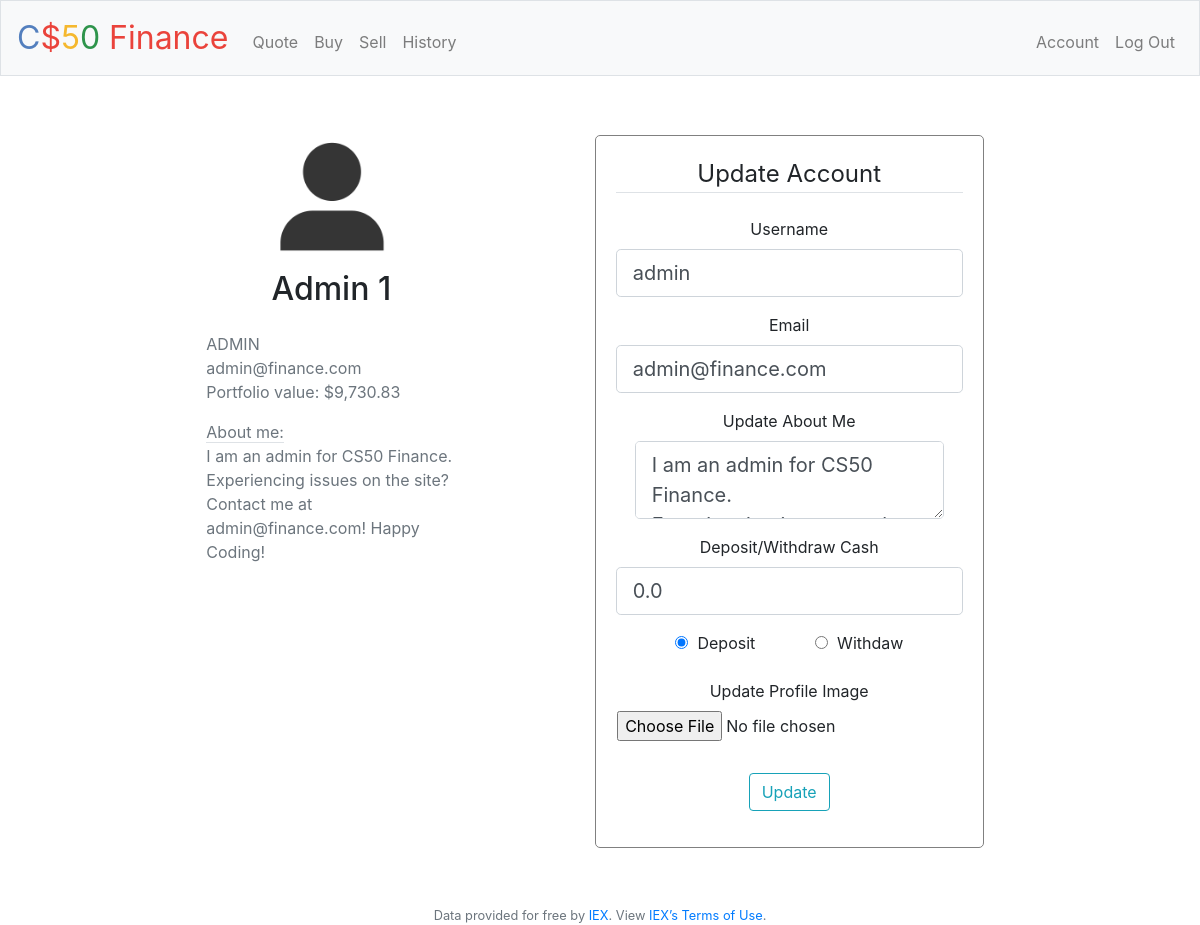
The page /account/admin (signed in) on the database as committed earlier.
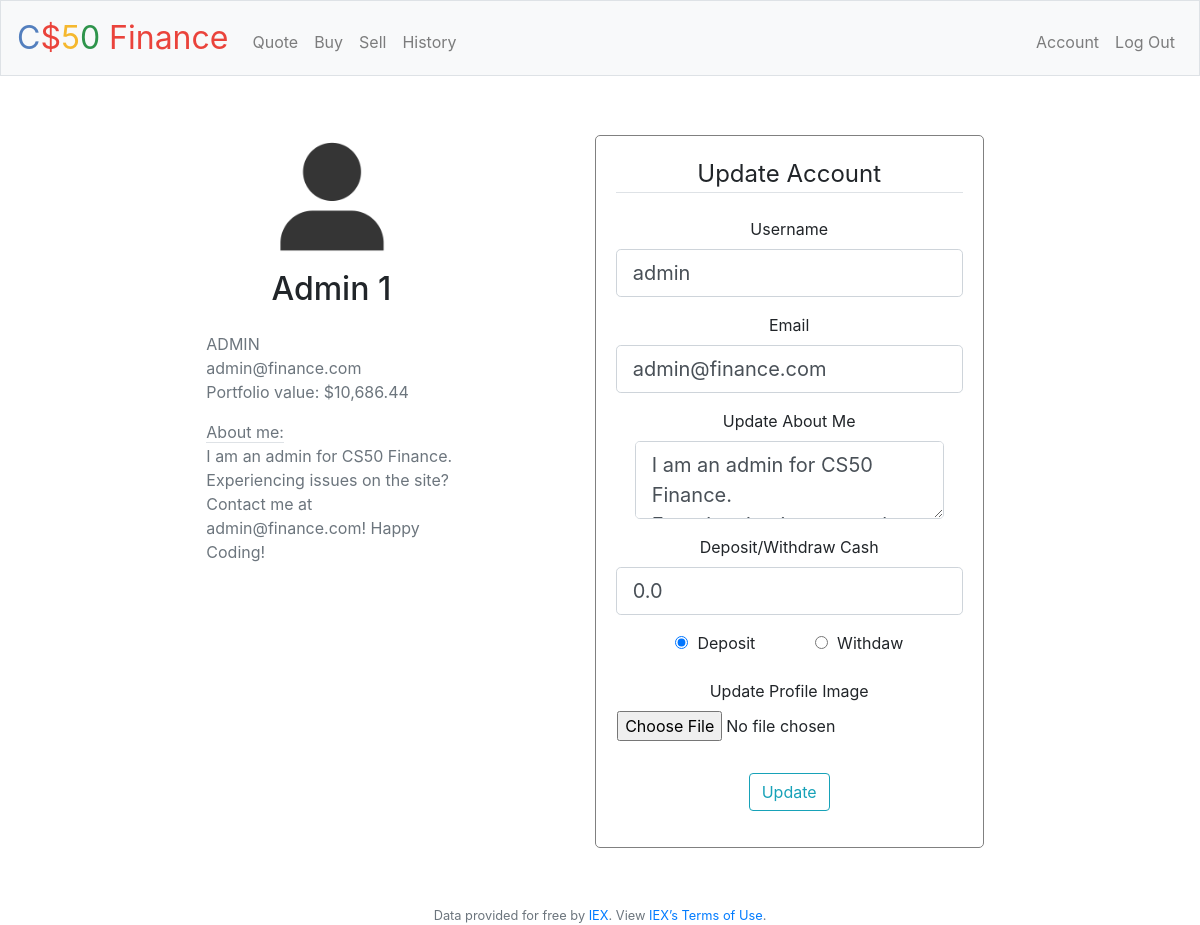
The same page on the database as committed later.
### webapp/users/models.py (models this page shows, shortened)
class User(db.Model, UserMixin):
    __tablename__ = 'user'
    id = db.Column(db.Integer, primary_key=True)
    first_name = db.Column(db.String(30))
    last_name = db.Column(db.String(255))
    username = db.Column(db.String(20), unique=True, nullable=False)
    email = db.Column(db.String(120), unique=True, nullable=False)
    password = db.Column(db.String(60), nullable=False)
    image_file = db.Column(db.String(20), nullable=False, default='default.png')
    bio = db.Column(db.TEXT, default='')
    created_on = db.Column(db.DateTime, nullable=False, default=datetime.utcnow)
    last_online = db.Column(db.DateTime, nullable=False, default=datetime.utcnow)
    starting_cash = db.Column(db.Float, nullable=False)
    cash = db.Column(db.Float, default=0.00)
    portfolio_value = db.Column(db.Float, default=0.00)
    portfolio_size = db.Column(db.Integer, nullable=False, default=0)
    num_buys = db.Column(db.Integer, nullable=False, default=0)
    num_sales = db.Column(db.Integer, nullable=False, default=0)
    num_equal_sales = db.Column(db.Integer, nullable=False, default=0)
    num_positive_sales = db.Column(db.Integer, nullable=False, default=0)
    num_negative_sales = db.Column(db.Integer, nullable=False, default=0)
    last_buy = db.Column(db.DateTime)
    last_sale = db.Column(db.DateTime)
    status = db.Column(db.Boolean, nullable=False, server_default='1')
    access = db.Column(db.Integer, nullable=False, default=1)
    roles = db.relationship('Role', secondary='user_roles')
    shares = db.relationship('Share', backref='owner', lazy=True)
    transactions = db.relationship('Transaction', backref='user', lazy=True)

### webapp/users/routes.py (the view)
@users.route("/account/<string:username>", methods=['GET', 'POST'])
@login_required
def account(username):
    form = UpdateAccountForm()
    user = User.query.filter_by(username=username).first()
    if form.validate_on_submit():
        if form.image.data:
            image_file = save_image(form.image.data)
            current_user.image_file = image_file
        current_user.username = form.username.data
        current_user.email = form.email.data
        current_user.bio = form.bio.data
        if request.form['cash_option'] == 'deposit':
            current_user.cash += form.cash.data
        else:
            current_user.cash -= form.cash.data
        db.session.commit()
        flash('Your account has been updated!', 'success')
        return redirect(url_for('users.account', user=user))
    elif request.method == 'GET':
        form.username.data = current_user.username
        form.email.data = current_user.email
        form.bio.data = current_user.bio
        form.cash.data = 0.0
    image_file = url_for('static', filename=f'profile_pics/{current_user.image_file}')
    return render_template('account.html', title='Account', image_file=image_file, form=form, user=user)

### webapp/users/forms.py (shortened to what this page needs)
class UpdateAccountForm(FlaskForm):
    username = StringField('Username',
                           validators=[Length(min=2, max=20)])
    email = StringField('Email',
                        validators=[Email()])
    bio = TextAreaField('Update About Me')
    cash = FloatField('Deposit/Withdraw Cash')
    image = FileField('Update Profile Image', validators=[FileAllowed(['jpg', 'jpeg', 'png'])])
    submit = SubmitField('Update')

### webapp/users/models.py (called while the page is built)
@login_manager.user_loader
def load_user(user_id):
    return User.query.get(int(user_id))

### webapp/templates/account.html (shortened to what this page needs)
{% extends "layout.html" %}
{% block main %}
    <div class="account">
        <div class="account-info">
            <img class="rounded-circle account-img" src="{{ image_file }}">
            <div class="media-body">
                <h2 class="account-heading mb-4">{{ user.first_name }} {{ user.last_name }} </h2>
                <div class="user-info">
                    <p class="text-secondary">
                        {{ user.username.upper() }} <br>
                        {{ user.email }}<br>
                        Portfolio value: {{ '${:,.2f}'.format(user.cash + user.portfolio_value) }}
                    </p>
                </div>
                <div class="user-bio">
                    <p class="text-secondary">
                        <span class="border-bottom mb-4">About me:</span><br>
                        {{ user.bio }}
                    </p>
                </div>
            </div>
        </div>
        {% if current_user.username == user.username %}
            <div class="account-update-form">
                <form action="" method="post" enctype="multipart/form-data">
                    <fieldset class="form-group">
                        <legend class="border-bottom mb-4">Update Account</legend>
                        <div class="form-group">
                            {{ form.username.label(class="form-control-label") }}
                            {% if form.username.errors %}
                                {{ form.username(class="form-control form-control-lg is-invalid") }}
                                <div class="invalid-feedback">
                                    {% for error in form.username.errors %}
                                        <span>{{ error }}</span>
                                    {% endfor %}
                                </div>
                            {% else %}
                                {{ form.username(class="form-control form-control-lg") }}
                            {% endif %}
                        </div>
                        <div class="form-group">
                            {{ form.email.label(class="form-control-label") }}
                            {% if form.email.errors %}
                                {{ form.email(class="form-control form-control-lg is-invalid") }}
                                <div class="invalid-feedback">
                                    {% for error in form.email.errors %}
                                        <span>{{ error }}</span>
                                    {% endfor %}
                                </div>
                            {% else %}
                                {{ form.email(class="form-control form-control-lg") }}
                            {% endif %}
                        </div>
                        <div class="form-group">
                            {{ form.bio.label(class="form-control-label") }}
                            {% if form.bio.errors %}
                                {{ form.bio(class="form-control form-control-lg is-invalid") }}
                                <div class="invalid-feedback">
                                    {% for error in form.bio.errors %}
                                        <span>{{ error }}</span>
                                    {% endfor %}
                                </div>
                            {% else %}
                                {{ form.bio(class="form-control form-control-lg") }}
                            {% endif %}
                        </div>
                        <div class="form-group account-cash-update">
                            <div class="form-group">
                                {{ form.cash.label(class="form-control-label") }}
                                {{ form.cash(class="form-control form-control-lg") }}
                            </div>
                            <div class="input-group">
                                <div class="input-group-option">
                                    <input type="radio" id="deposit" name="cash_option" value="deposit" checked>
                                    <label for="deposit">Deposit</label>
                                </div>
                                <div class="input-group-option">
                                    <input type="radio" id="withdraw" name="cash_option" value="withdraw">
                                    <label for="withdraw">Withdaw</label>
                                </div>
                            </div>
                        </div>
                        <div class="form-group">
                            {{ form.image.label() }}
                            {{ form.image(class="form-control-file", id="account-update-img") }}
                        </div>
                    </fieldset>
                    <div class="form-group">
                        {{ form.submit(class="btn btn-outline-info") }}
                    </div>
                </form>
            </div>
        {% endif %}
    </div>
{% endblock main %}

### webapp/templates/layout.html (shortened to what this page needs)
<!DOCTYPE html>
<html lang="en">
    <head>
        <link href="https://maxcdn.bootstrapcdn.com/bootstrap/4.1.3/css/bootstrap.min.css" rel="stylesheet">
        <link href="{{ url_for('static', filename='css/styles.css') }}" rel="stylesheet">
    </head>
    <body>
        <nav class="navbar navbar-expand-md navbar-light bg-light border">
            <a class="navbar-brand" href="/"><span class="blue">C</span><span class="red">$</span><span class="yellow">5</span><span class="green">0</span> <span class="red">Finance</span></a>
            <div class="collapse navbar-collapse" id="navbar">
                {% if current_user.is_authenticated %}
                    <ul class="navbar-nav mr-auto mt-2">
                        <li class="nav-item"><a class="nav-link" href="{{ url_for('main.quote') }}">Quote</a></li>
                        <li class="nav-item"><a class="nav-link" href="{{ url_for('transactions.buy') }}">Buy</a></li>
                        <li class="nav-item"><a class="nav-link" href="{{ url_for('transactions.sell') }}">Sell</a></li>
                        <li class="nav-item"><a class="nav-link" href="{{ url_for('transactions.history') }}">History</a></li>
                    </ul>
                    <ul class="navbar-nav ml-auto mt-2">
                        <li class="nav-item"><a class="nav-link" href="{{ url_for('users.account', username=current_user.username) }}">Account</a></li>
                        <li class="nav-item"><a class="nav-link" href="{{ url_for('users.logout') }}">Log Out</a></li>
                    </ul>
                {% else %}
                    <ul class="navbar-nav ml-auto mt-2">
                        <li class="nav-item"><a class="nav-link" href="{{ url_for('users.register') }}">Register</a></li>
                        <li class="nav-item"><a class="nav-link" href="{{ url_for('users.login') }}">Log In</a></li>
                    </ul>
                {% endif %}
            </div>
        </nav>
        <main class="container p-5">
            <div class="row">
                <div class="col-md-8">
                </div>
            </div>
            {% block main %}{% endblock %}
        </main>
        <footer class="small text-center text-muted">
            Data provided for free by <a href="https://iextrading.com/developer">IEX</a>. View <a href="https://iextrading.com/api-exhibit-a/">IEX’s Terms of Use</a>.
        </footer>
    </body>
</html>

### webapp/static/css/styles.css (style rules this page uses)
body { margin: 0; padding: 0; box-sizing: border-box; }
nav .navbar-brand { font-size: xx-large; }
nav .navbar-brand .blue { color: #537fbe; }
nav .navbar-brand .red { color: #ea433b; }
nav .navbar-brand .yellow { color: #f5b82e; }
nav .navbar-brand .green { color: #2e944b; }
main .form-control { display: inline-block; width: auto; }
.col-md-8 { margin: auto; }
main { overflow-x: auto; text-align: center; }
.form-group { display: flex; flex-direction: column; align-items: center; }
main img { max-width: 100%; }
.account { display: flex; justify-content: space-evenly; flex-wrap: wrap; }
.account-img { width: 200px; }
.user-info, .user-bio { text-align: left; }
.user-bio { max-width: 250px; }
.account-update-form { border: 1px solid grey; border-radius: 5px; margin: 10px; }
.account-update-form > form { padding: 10px; margin: 10px; }
#account-update-img { width: fit-content; }
.input-group { position: relative; display: flex; margin: auto; justify-content: space-evenly; align-content: center; align-items: center; }
input[type=radio] { margin-right: 5px; }

Rows that differ between the two databases and show on the page:
changed User "Admin": user.cash+user.portfolio_value "$9,730.83" → "$10,686.44"
